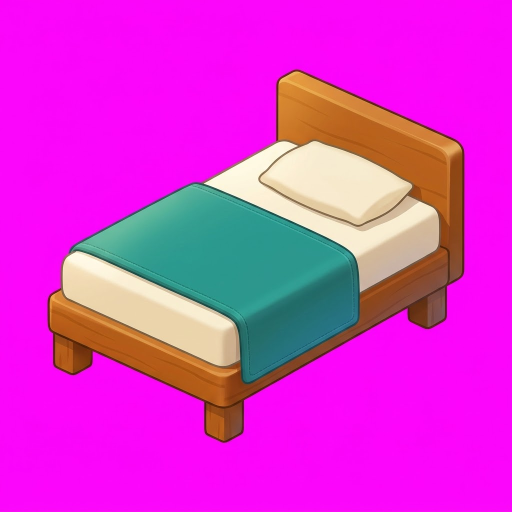
#> input picture Arte_Fuente/Tienda/Fuente/Cama_Basica.jpg, 1024 x 1024 px (shown at 1/2 size)
$ python procesar_iconos_tienda.py
#> lines starting #> are read from the running program, lines starting #| are printed output that depends on the picture; after the words box and inside, x2 and y2 are one past the last pixel; in counts of white or black regions, pixels touching at a corner belong together
#!/usr/bin/env python3
"""Convierte los JPG magenta de la tienda en PNG con alfa listos para Godot.

Uso:
  python3 tools/procesar_iconos_tienda.py [--size 512] [--preview preview.png]

- Lee los originales de `Arte_Fuente/Tienda/Fuente/*.jpg` (fondo plano magenta;
  también acepta `Imagenes/Tienda/*.jpg` como respaldo).
- Recorta el fondo por croma, quita el derrame magenta del borde, recorta al
  contenido y lo centra en un lienzo cuadrado transparente.
- Escribe `Imagenes/Tienda/Iconos/<Nombre>.png` con el mismo nombre que la
  clave del catálogo (`Cama_Basica`, `Ducha_Premium`, ...).
"""
import argparse
from pathlib import Path

import numpy as np
from PIL import Image, ImageDraw

ROOT = Path(__file__).resolve().parent.parent
# Los JPG originales viven fuera de res://Imagenes para que Godot no los importe
# al APK; solo los PNG recortados se empaquetan en el juego.
ORIGEN = ROOT / "Arte_Fuente" / "Tienda" / "Fuente"
RESPALDO = ROOT / "Imagenes" / "Tienda"
DESTINO = ROOT / "Imagenes" / "Tienda" / "Iconos"

# Original -> clave del catálogo (Catalogo_Tienda.gd).
# Los JPG llegan con fondo magenta; los PNG de las láminas ya vienen
# recortados con alfa. El script acepta ambos.
NOMBRES = {
    "Cama_Basica": "Cama_Basica",
    "Cama_Premium": "Cama_Premium",
    "Cama_Lujo": "Cama_Lujo",
    "Litera_Compacta": "Litera_Compacta",
    "Cama_Nube": "Cama_Nube",
    "Cama_Imperial": "Cama_Imperial",
    "Mesa_Basica": "Mesa_Basica",
    "Mesa_Familiar": "Mesa_Familiar",
    "Mesa_Roble": "Mesa_Roble",
    "Mesa_Cristal": "Mesa_Cristal",
    "Isla_Desayuno": "Isla_Desayuno",
    "Mesa_Chef": "Mesa_Chef",
    "Ducha_Basica": "Ducha_Basica",
    "Ducha_Premium": "Ducha_Premium",
    "Banera_Clasica": "Banera_Clasica",
    "Ducha_Lluvia": "Ducha_Lluvia",
    "Banera_Jacuzzi": "Banera_Jacuzzi",
    "Cabina_Spa": "Cabina_Spa",
    "Sofa_Basico": "Sofa_Basico",
    "Sofa_Esquinero": "Sofa_Esquinero",
    "Sofa_Chester": "Sofa_Chester",
    "Sofa_Relax": "Sofa_Relax",
    "Sofa_Modular": "Sofa_Modular",
    "Sofa_Imperial": "Sofa_Imperial",
    "Escritorio_Basico": "Escritorio_Basico",
    "Escritorio_Moderno": "Escritorio_Moderno",
    "Escritorio_Ejecutivo": "Escritorio_Ejecutivo",
    "Mesa_Dibujo": "Mesa_Dibujo",
    "Escritorio_Gaming": "Escritorio_Gaming",
    "Biblioteca_Roble": "Biblioteca_Roble",
    "Cocina_Basica": "Cocina_Basica",
    "Cocina_Modular": "Cocina_Modular",
    "Cocina_Isla": "Cocina_Isla",
    "Cocina_Chef": "Cocina_Chef",
    "Cocina_Pro": "Cocina_Pro",
    "Cocina_Industrial": "Cocina_Industrial",
}

# El fondo de las imágenes no es #FF00FF puro (varía entre lotes): se mide la
# diferencia entre el canal verde y el mínimo de rojo/azul. El magenta da
# valores altos (~180-255); crema, teal, madera y metal dan valores negativos.
SCORE_OPACO = 35.0
SCORE_TRANSPARENTE = 160.0


def recortar_magenta(imagen: Image.Image) -> Image.Image:
    rgb = np.asarray(imagen.convert("RGB")).astype(np.float32)
    r, g, b = rgb[..., 0], rgb[..., 1], rgb[..., 2]
    score = np.clip(np.minimum(r, b) - g, 0, None)
    alfa = np.clip(1.0 - (score - SCORE_OPACO) / (SCORE_TRANSPARENTE - SCORE_OPACO), 0.0, 1.0)
    # Despill: quita el magenta que queda mezclado en los píxeles semitransparentes.
    derrame = score * (1.0 - alfa)
    rgb[..., 0] = np.clip(r - derrame, 0, 255)
    rgb[..., 2] = np.clip(b - derrame, 0, 255)
    return Image.fromarray(np.dstack([rgb, alfa * 255]).astype(np.uint8), "RGBA")


def limpiar_polvo(imagen: Image.Image, area_minima: int = 96) -> Image.Image:
    """Elimina motas opacas sueltas que hayan sobrevivido al recorte.

    Solo borra fragmentos pequeños que además estén lejos de la silueta
    principal, para no perder detalles separados a propósito (gotas, brillos).
    """
    try:
        import cv2
    except ImportError:
        return imagen
    arr = np.asarray(imagen).copy()
    mascara = (arr[..., 3] > 8).astype(np.uint8)
    num, etiquetas, stats, _ = cv2.connectedComponentsWithStats(mascara, connectivity=8)
    if num <= 2:
        return imagen
    principal = 1 + int(np.argmax(stats[1:, cv2.CC_STAT_AREA]))
    area_principal = float(stats[principal, cv2.CC_STAT_AREA])
    mx0, my0 = stats[principal, cv2.CC_STAT_LEFT], stats[principal, cv2.CC_STAT_TOP]
    mx1 = mx0 + stats[principal, cv2.CC_STAT_WIDTH]
    my1 = my0 + stats[principal, cv2.CC_STAT_HEIGHT]
    for i in range(1, num):
        if i == principal:
            continue
        x0, y0 = stats[i, cv2.CC_STAT_LEFT], stats[i, cv2.CC_STAT_TOP]
        x1 = x0 + stats[i, cv2.CC_STAT_WIDTH]
        y1 = y0 + stats[i, cv2.CC_STAT_HEIGHT]
        separacion = max(mx0 - x1, 0, x0 - mx1) + max(my0 - y1, 0, y0 - my1)
        if separacion > 12 and float(stats[i, cv2.CC_STAT_AREA]) < max(area_minima, area_principal * 0.002):
            arr[etiquetas == i, 3] = 0
    return Image.fromarray(arr, "RGBA")


def centrar_cuadrado(imagen: Image.Image, tamano: int, margen: float) -> Image.Image:
    alfa = np.asarray(imagen)[..., 3]
    ys, xs = np.where(alfa > 8)
    if len(xs) == 0:
        raise SystemExit("El recorte quedó vacío: revisa el umbral de croma")
    imagen = imagen.crop((int(xs.min()), int(ys.min()), int(xs.max()) + 1, int(ys.max()) + 1))
    util = max(1, round(tamano * (1.0 - 2.0 * margen)))
    escala = min(util / imagen.width, util / imagen.height)
    imagen = imagen.resize(
        (max(1, round(imagen.width * escala)), max(1, round(imagen.height * escala))),
        Image.LANCZOS,
    )
    lienzo = Image.new("RGBA", (tamano, tamano), (0, 0, 0, 0))
    lienzo.paste(imagen, ((tamano - imagen.width) // 2, (tamano - imagen.height) // 2), imagen)
    return lienzo


def crear_preview(iconos: list, ruta: Path, tamano: int) -> None:
    columnas = 3
    filas = (len(iconos) + columnas - 1) // columnas
    prev = Image.new("RGB", (tamano * columnas, tamano * filas), (250, 250, 252))
    dibujo = ImageDraw.Draw(prev)
    for i, (nombre, icono) in enumerate(iconos):
        x0, y0 = (i % columnas) * tamano, (i // columnas) * tamano
        for y in range(0, tamano, 32):
            for x in range(0, tamano, 32):
                if ((x + y) // 32) % 2 == 0:
                    dibujo.rectangle([x0 + x, y0 + y, x0 + x + 31, y0 + y + 31], fill=(224, 228, 234))
        prev.paste(icono, (x0, y0), icono)
        dibujo.text((x0 + 10, y0 + 10), nombre, fill=(17, 24, 39))
    prev.save(ruta)


def tiene_alfa_util(imagen: Image.Image) -> bool:
    """Las láminas ya recortadas traen alfa real; no hay que buscar magenta."""
    if imagen.mode not in ("RGBA", "LA"):
        return False
    alfa = np.asarray(imagen.convert("RGBA"))[..., 3]
    return float((alfa < 16).mean()) > 0.02


def main() -> None:
    ap = argparse.ArgumentParser()
    ap.add_argument("--size", type=int, default=512, help="lado del lienzo final en píxeles")
    ap.add_argument("--margin", type=float, default=0.05, help="margen transparente por lado (0-0.2)")
    ap.add_argument("--preview", default="", help="ruta opcional para una hoja de control")
    args = ap.parse_args()

    DESTINO.mkdir(parents=True, exist_ok=True)
    procesados = []
    for nombre_fuente, clave in NOMBRES.items():
        ruta = None
        for carpeta in (ORIGEN, RESPALDO):
            for extension in (".jpg", ".jpeg", ".png"):
                candidata = carpeta / (nombre_fuente + extension)
                if candidata.exists():
                    ruta = candidata
                    break
            if ruta is not None:
                break
        if ruta is None:
            print(f"aviso: falta {nombre_fuente} en {ORIGEN} ni en {RESPALDO}")
            continue
        original = Image.open(ruta)
#> original is the input picture: PIL image 1024x1024 RGB; mean R, G, B 217.1, 51.8, 205.9
        if tiene_alfa_util(original):
            recortado = limpiar_polvo(original.convert("RGBA"))
        else:
            recortado = limpiar_polvo(recortar_magenta(original))
#> in recortar_magenta, `r, g, b = rgb[..., 0], rgb[..., 1], rgb[..., 2]`:
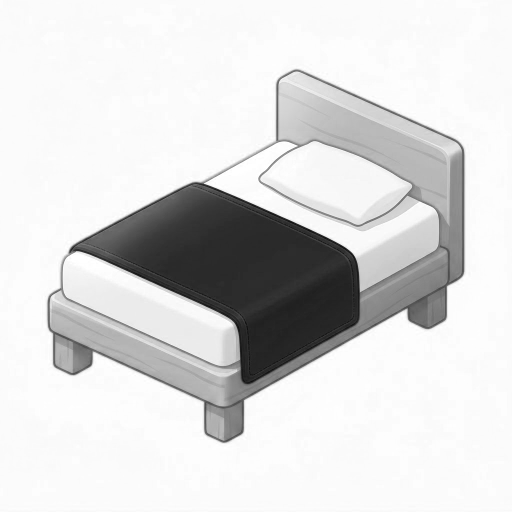
#> r: shape (1024, 1024) float32 (shown at 1/2 size); min 4, max 255, mean 217.1
#> in recortar_magenta, `score = np.clip(np.minimum(r, b) - g, 0, None)`:
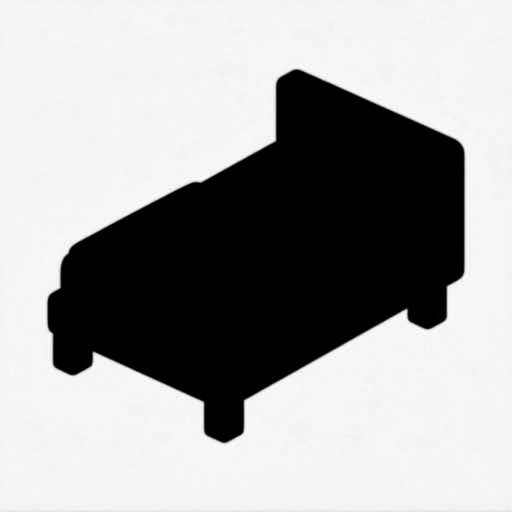
#> score: shape (1024, 1024) float32 (shown at 1/2 size); min 0, max 255, mean 164.4
#> in recortar_magenta, `rgb[..., 0] = np.clip(r - derrame, 0, 255)`:
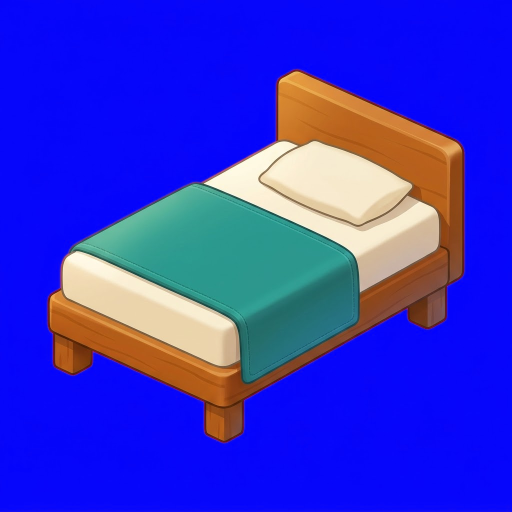
#> rgb: shape (1024, 1024, 3) float32 (shown at 1/2 size); mean R, G, B 53.3, 52, 207.2
#> in recortar_magenta, `rgb[..., 2] = np.clip(b - derrame, 0, 255)`:
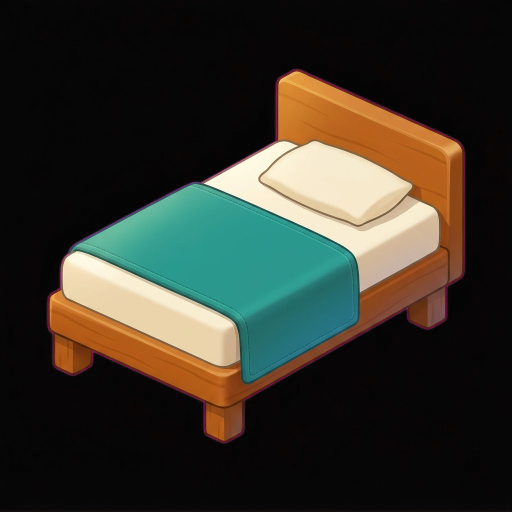
#> rgb: shape (1024, 1024, 3) float32 (shown at 1/2 size); mean R, G, B 53.3, 52, 41.8
#> in limpiar_polvo, `mascara = (arr[..., 3] > 8).astype(np.uint8)`:
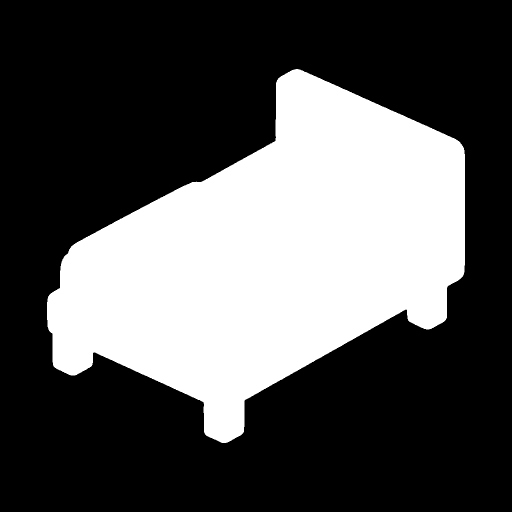
#> mascara: shape (1024, 1024) (shown at 1/2 size); values 0 (black) and 1 (white), 33.1% white; 1 white region, box (x1, y1, x2, y2) and area: (94, 138, 930, 886) 346808
#> in limpiar_polvo, `num, etiquetas, stats, _ = cv2.connectedComponentsWithStats(mascara, c..`: num = 2; stats = [[0, 0, 1024, 1024, 701768], [94, 138, 836, 748, 346808]]
        icono = centrar_cuadrado(recortado, args.size, args.margin)
#> in centrar_cuadrado, `imagen = imagen.crop((int(xs.min()), int(ys.min()), int(xs.max()) + 1,..`:
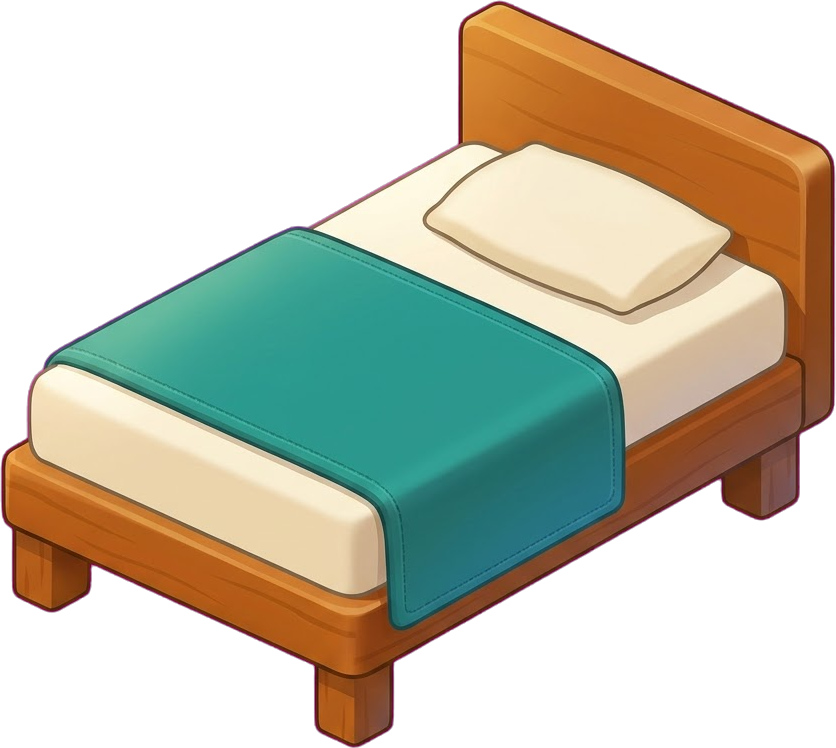
#> imagen: PIL image 836x748 RGBA; mean R, G, B, A 84.5, 83.1, 66.1, 140.3; transparent parts drawn white
#> in centrar_cuadrado, `lienzo = Image.new("RGBA", (tamano, tamano), (0, 0, 0, 0))`: lienzo: PIL image 512x512 RGBA; every value is 0
#> in centrar_cuadrado, `lienzo.paste(imagen, ((tamano - imagen.width) // 2, (tamano - imagen.h..`:
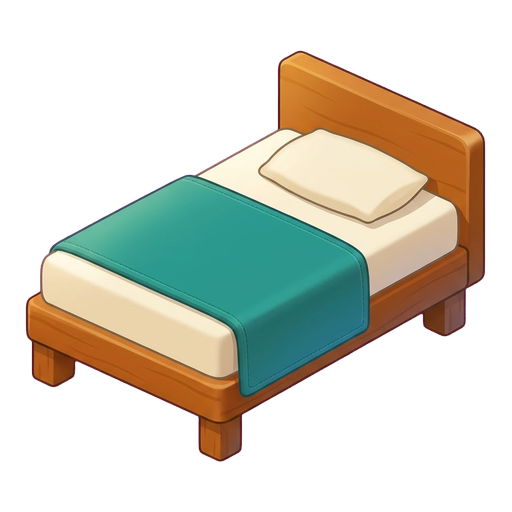
#> lienzo: PIL image 512x512 RGBA; mean R, G, B, A 58.7, 58.3, 45.9, 101.3; transparent parts drawn white
        salida = DESTINO / (clave + ".png")
        icono.save(salida, optimize=True)
        procesados.append((clave, icono))
        print(f"{ruta.name} -> {salida.relative_to(ROOT)}  {icono.width}x{icono.height}")
#| Cama_Basica.jpg -> Imagenes/Tienda/Iconos/Cama_Basica.png  512x512
#> pass 3 of the loop in main, `for nombre_fuente, clave in NOMBRES.items():`:
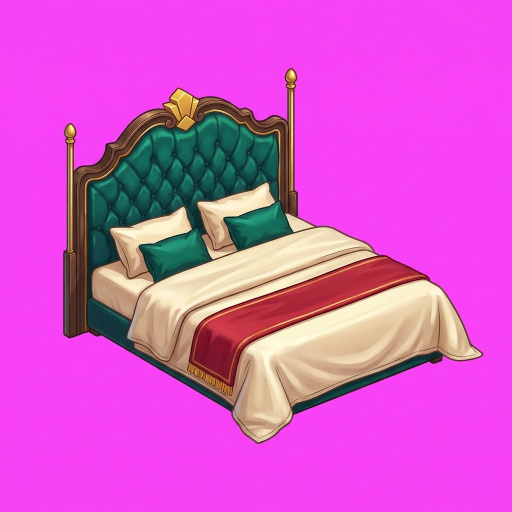
#> input picture Arte_Fuente/Tienda/Fuente/Cama_Lujo.jpg, 1024 x 1024 px (shown at 1/2 size)
#> in main, original is the input picture: PIL image 1024x1024 RGB; mean R, G, B 214.8, 85.8, 201.9
#> in limpiar_polvo (call 2), `mascara = (arr[..., 3] > 8).astype(np.uint8)`:
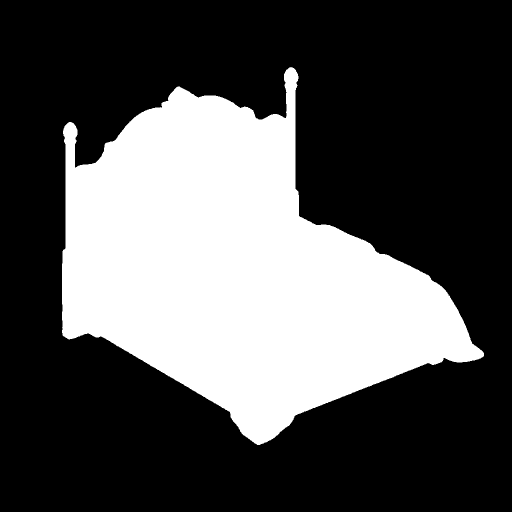
#> mascara: shape (1024, 1024) (shown at 1/2 size); values 0 (black) and 1 (white), 32.4% white; 1 white region, box (x1, y1, x2, y2) and area: (124, 134, 968, 890) 340024
#> stats = [[0, 0, 1024, 1024, 708552], [124, 134, 844, 756, 340024]]
#> in centrar_cuadrado (call 2), `lienzo.paste(imagen, ((tamano - imagen.width) // 2, (tamano - imagen.h..`:
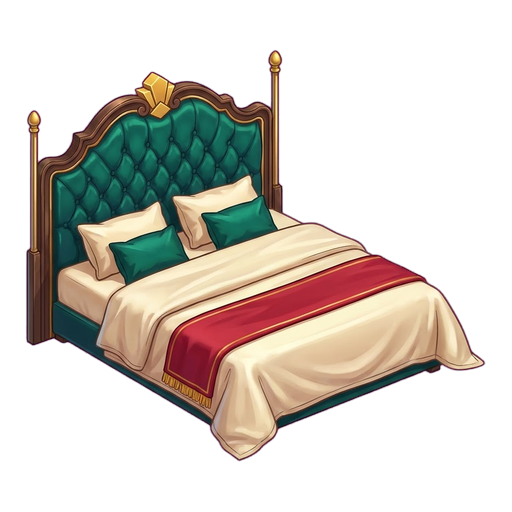
#> lienzo: PIL image 512x512 RGBA; mean R, G, B, A 54.8, 48.7, 41.4, 96.7; transparent parts drawn white
#| Cama_Lujo.jpg -> Imagenes/Tienda/Iconos/Cama_Lujo.png  512x512
#> the loop made 36 passes; the first 3 are shown

    if args.preview:
        crear_preview(procesados, Path(args.preview), args.size)
        print(f"preview -> {args.preview}")
    print(f"{len(procesados)} iconos de tienda listos en {DESTINO.relative_to(ROOT)}")


if __name__ == "__main__":
    main()
